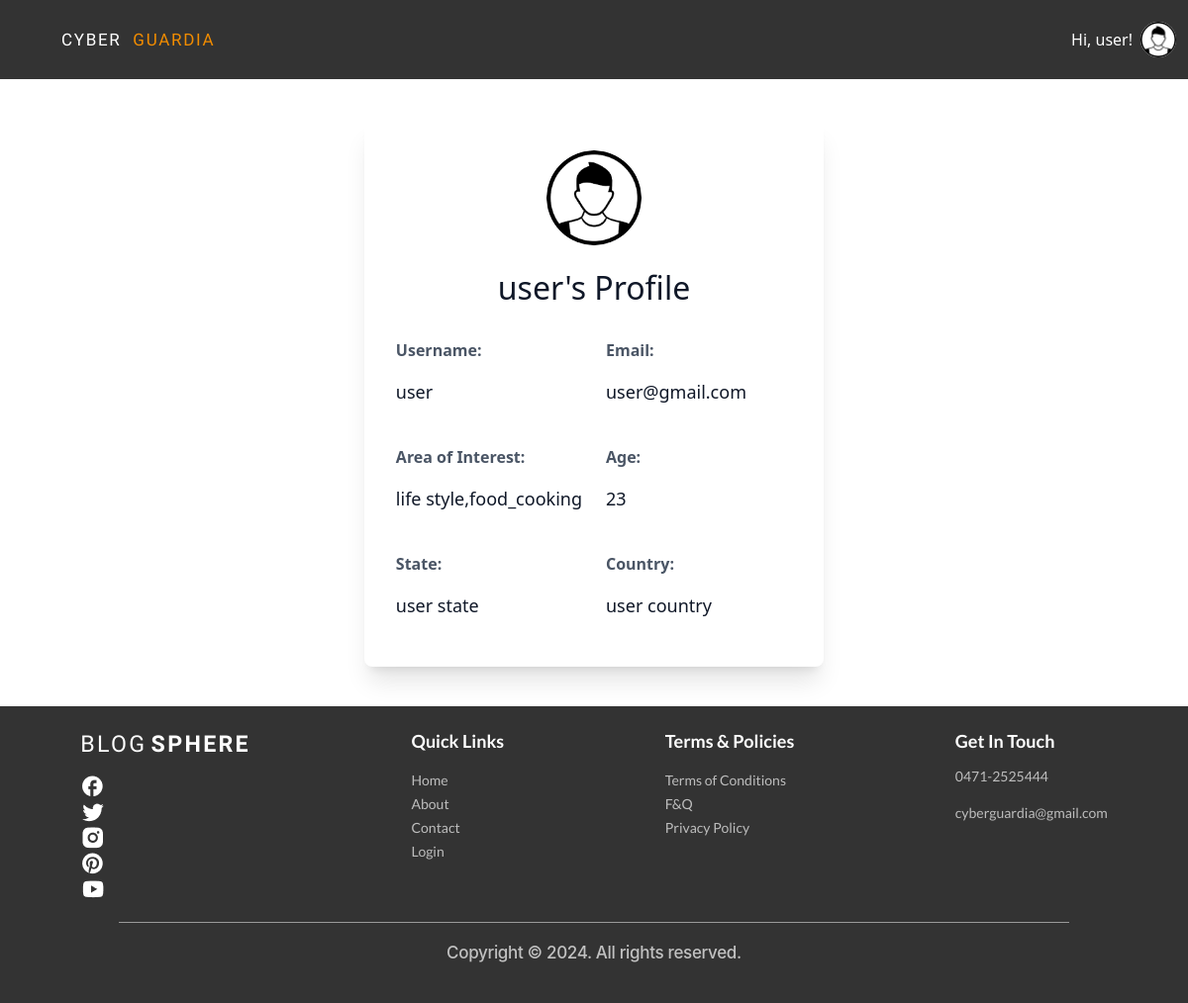
Screenshot of /profile/user/ (signed in) with the database file from the repository.
### account/models.py (models this page shows)
class User(AbstractUser):
    USER_TYPE_CHOICES = (
        ('normal', 'Normal User'),
        ('advertiser', 'Advertiser'),
    )
    user_type = models.CharField(max_length=20, choices=USER_TYPE_CHOICES, default='normal')

### accounts/models.py (models this page shows, shortened)
class Profile(models.Model):
    user = models.OneToOneField(User, on_delete=models.CASCADE)
    area_of_interest = models.CharField(max_length=255, blank=True)
    age = models.IntegerField(null=True)
    country = models.CharField(max_length=20, null=True)
    state = models.CharField(max_length=20, null=True)
    safe_mode = models.BooleanField(default=True)
    profile_image = models.ImageField(upload_to='profile_images/', null=True, blank=True)

### accounts/views.py (the view)
# urls.py: path("profile/<str:username>/", user_profile, name="user_profile"),
@never_cache
@login_required
def user_profile(request, username):
    user = get_object_or_404(User, username=username)
    profile = get_object_or_404(Profile, user=user)
    return render(request, 'accounts/user_profile.html', {'user': user, 'profile': profile})

### accounts/templates/accounts/user_profile.html (shortened to what this page needs)
{% extends "base.html" %}
{% block content %}
<div class="max-w-3xl mx-auto my-10 bg-white p-8 rounded-lg shadow-xl text-gray-900">
    <div class="flex flex-col items-center">
        <div class="w-24 h-24 bg-gray-200 rounded-full flex items-center justify-center text-gray-500 text-xl font-bold">
                <img src="{{ user.profile.profile_image.url }}" alt="Profile Picture" class="w-full h-full object-cover rounded-full">
        </div>
        <h2 class="text-3xl font-bold text-blue-900 mt-4">{{ profile.user }}'s Profile</h2>
    </div>
    <div class="grid grid-cols-1 md:grid-cols-2 gap-6 mt-6">
        <div>
            <p class="text-gray-600 font-semibold">Username:</p>
            <p class="text-lg font-medium">{{ profile.user }}</p>
        </div>
        <div>
            <p class="text-gray-600 font-semibold">Email:</p>
            <p class="text-lg font-medium">{{ user.email }}</p>
        </div>
        <div>
            <p class="text-gray-600 font-semibold">Area of Interest:</p>
            <p class="text-lg font-medium">{{ profile.area_of_interest }}</p>
        </div>
        <div>
            <p class="text-gray-600 font-semibold">Age:</p>
            <p class="text-lg font-medium">{{ profile.age }}</p>
        </div>
        <div>
            <p class="text-gray-600 font-semibold">State:</p>
            <p class="text-lg font-medium">{{ profile.state }}</p>
        </div>
        <div>
            <p class="text-gray-600 font-semibold">Country:</p>
            <p class="text-lg font-medium">{{ profile.country }}</p>
        </div>
    </div>
</div>
{% endblock %}

### templates/base.html (shortened to what this page needs)
{% load static %}
<!doctype html>
<html>
    <head>
        <script src="https://cdn.jsdelivr.net/npm/@tailwindcss/browser@4"></script>
        <link
            rel="stylesheet"
            href="https://cdnjs.cloudflare.com/ajax/libs/font-awesome/6.0.0/css/all.min.css"
        />
        <link
            href="https://cdn.jsdelivr.net/npm/bootstrap@5.3.3/dist/css/bootstrap.min.css"
            rel="stylesheet"
        />
        <link
            rel="stylesheet"
            href="https://cdnjs.cloudflare.com/ajax/libs/font-awesome/6.7.2/css/fontawesome.min.css"
        />
        <link
            href="https://cdn.jsdelivr.net/npm/bootstrap-icons/font/bootstrap-icons.css"
            rel="stylesheet"
        />
        <link rel="stylesheet" href="{% static 'css/index.css' %}" />
        <link rel="stylesheet" href="font.css" />
    </head>
    <body class="min-h-screen flex flex-col">
        <nav class="navbar navbar-expand-sm">
            <div class="container-fluid">
                <a class="navbar-brand logo" href="{% url 'home' %}">
                    <span class="logo_Blog_Color">CYBER</span>&nbsp;
                    <span class="logo_color">GUARDIA</span>
                </a>
                <div class="d-flex ms-auto">
                    {% if request.user.is_authenticated %}
                    <div class="relative" id="profile-dropdown">
                        <button onclick="toggleProfileMenu()" class="flex items-center gap-2 hover:text-orange-500 transition-colors cursor-pointer">
                            <div class="flex items-center gap-2">
                                <span class="nav-link navbar_links">Hi, {{user.username}}!</span>
                                <img src="{% if user.profile.profile_image %}{{ user.profile.profile_image.url }}{% else %}{% static 'Images/images.png' %}{% endif %}" alt="Profile" class="w-9 h-9 rounded-full"/>
                            </div>
                        </button>
                    </div>
                    {% endif %}
                </div>
            </div>
        </nav>
        {% block content %}
        {% endblock content %}
        <div class="footerBG mt-auto py-4">
            <div class="footerComponents">
                <div class="footer_sec_one">
                    <p>
                        <span class="footer_blog_color">BLOG</span>
                        <span class="footer_sphere_color">SPHERE</span>
                    </p>
                    <div class="footerIcons">
                        <a href="https://www.facebook.com/login/" target="_blank" rel="noopener noreferrer">
                            <img class="IconSpacing" src="{% static 'Images/fb.png' %}" alt="Facebook"/>
                        </a>
                        <a href="https://x.com/i/flow/login?lang=en&mx=2" target="_blank" rel="noopener noreferrer">
                            <img class="IconSpacing" src="{% static 'Images/twitter.png' %}" alt="Twitter"/>
                        </a>
                        <a href="https://www.instagram.com/accounts/emailsignup/" target="_blank" rel="noopener noreferrer">
                            <img class="IconSpacing" src="{% static 'Images/insta.png' %}" alt="Instagram"/>
                        </a>
                        <a href="https://in.pinterest.com/login/" target="_blank" rel="noopener noreferrer">
                            <img class="IconSpacing" src="{% static 'Images/pinterest.png' %}" alt="Pinterest"/>
                        </a>
                        <a href="https://www.youtube.com/account" target="_blank" rel="noopener noreferrer">
                            <img class="IconSpacing" src="{% static 'Images/ytb.png' %}" alt="YouTube"/>
                        </a>
                    </div>
                </div>
                <div class="footer_sec_two">
                    <p class="footer_QuickLinks">Quick Links</p>
                    <ul>
                        <li><a class="footerList" href="/">Home</a></li>
                        <li><a class="footerList" href="/about">About</a></li>
                        <li><a class="footerList" href="/contact">Contact</a></li>
                        <li><a class="footerList" href="/login">Login</a></li>
                    </ul>
                </div>
                <div class="footer_sec_three">
                    <p class="footer_terms_and_polices">Terms & Policies</p>
                    <ul>
                        <li><a class="footerList" href="/terms-of-conditions">Terms of Conditions</a></li>
                        <li><a class="footerList" href="/f&q">F&Q</a></li>
                        <li><a class="footerList" href="/privacy-policy">Privacy Policy</a></li>
                    </ul>
                </div>
                <div class="footer_sec_four">
                    <p class="footer_get_in_touch">Get In Touch</p>
                    <ul>
                        <li class="footerList">0471-2525444</li>
                        <li class="footerList">cyberguardia@gmail.com</li>
                    </ul>
                </div>
            </div>
            <hr class="footer_bottom_line" />
            <p class="Footer_copyright">
                Copyright &copy; 2024. All rights reserved.
            </p>
        </div>
</body>
</html>

### rows the page displays
User: username "user", profile_image (picture), profile.profile_image (picture), email "user@gmail.com"
Profile: user "user", area_of_interest "life style,food_cooking", age "23", state "user state", country "user country"
